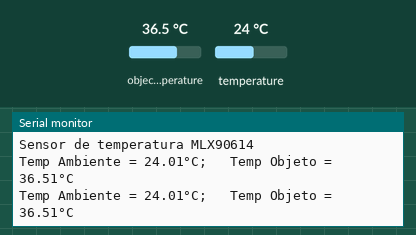
This sketch was run on a simulated Arduino Uno, built with avr-gcc and run on an emulated ATmega328P. Parts: the last lines printed to the serial monitor. Inputs (shaded band) come from the test bench; at power-on: object temperature 36.5 °C, temperature 24 °C.

Above: at 1.8 s.
1.9 s: object temperature set to 20 °C
At 2.8 s:
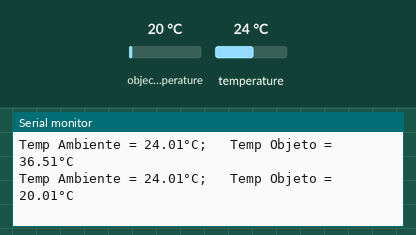
3.4 s: temperature set to 12 °C
At 4.6 s:
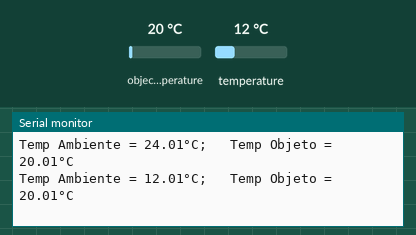
4.9 s: object temperature set to 26 °C
At 5.5 s:
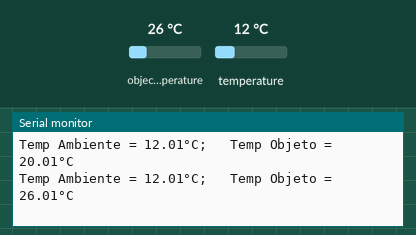
Timing chart, 0 to 7.9 s (numbered marks = the images above; inputs shaded):
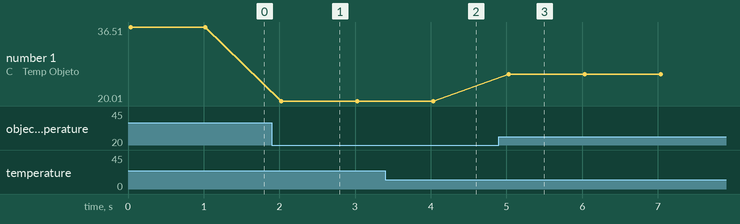

The sketch:

R08_N01.ino
```cpp
//Sensor de Temperatura Infravermelho - Modelo: MLX90614

// Incluir a biblioteca necessária
#include <Adafruit_MLX90614.h>// Responsável por receber os dados do sensor e os interpretar

Adafruit_MLX90614 mlx = Adafruit_MLX90614();//Recebe os dados e armazena na variável mlx

//Variáveis
double temp_amb;//Define a variável de temperatura ambiente
double temp_obj;//Defina a variável de temperatura do objeto

void setup()// Comandos executados ao inicializar o Arduino
{
  Serial.begin(9600);//Inicia a comunicação com a serial
  Serial.println("Sensor de temperatura MLX90614");//Imprime um tópico "Sensor de temperatura MLX90614" com quebra de linha(ln)
  mlx.begin();//Inicia a comunicação com o sensor MLX90614
}

void loop()// Comandos que serão executados repetidamente (loop)
{
  temp_amb = mlx.readAmbientTempC();// Recebe o dado de temperatura ambiente, o converte para graus Celsius e armazena na variável "temp_amb"
  temp_obj = mlx.readObjectTempC();// Recebe o dado de temperatura do objeto, o converte para graus Celsius e armazena na variável "temp_obj"

if (!mlx.begin()) {// Caso o sensor não funcione corretamente
    Serial.println("Erro ao ler temperatura!");//Imprime uma mensagem de erro
    delay(1000);//Estabelece um intervalo em milisegundos entre as medições (1000 ms = 1 s)
    }

else{// Caso o sensor funcione corretamente
  //Mostra as informações no Serial Monitor
  Serial.print("Temp Ambiente = ");
  Serial.print(temp_amb);//Imprime a temperatura ambiente
  Serial.print("°C;");// Imprime o simbolo de grau, a letra “C” e um ponto e vírgula
  Serial.print("   Temp Objeto = ");
  Serial.print(temp_obj);//Imprime a temperatura do objeto na mira do sensor
  Serial.println("°C");// Imprime o simbolo de grau, a letra “C” com quebra de linha(ln)

   // O resultado fica como:
    /*
    Temp Ambiente = 25.64°C;   Temp Objeto = 28.23°C
    */

  delay(1000);} // Estabelece um intervalo em milisegundos entre as medições (1000 ms = 1 s)
}
//Pode-se olhar o led tx na placa do Arduino para confirmar o funcionamento
```

Measured:
- after the input at 1.9 s, the serial monitor: prints a new line after 0.12 s (image 1)
- after the input at 3.4 s, the serial monitor: prints a new line after 0.63 s (image 2)
- after the input at 4.9 s, the serial monitor: prints a new line after 0.13 s (image 3)
- plotted number 1: 36.51 → 20.01 after the input at 1.9 s, 20.01 → 26.01 after the input at 4.9 s
